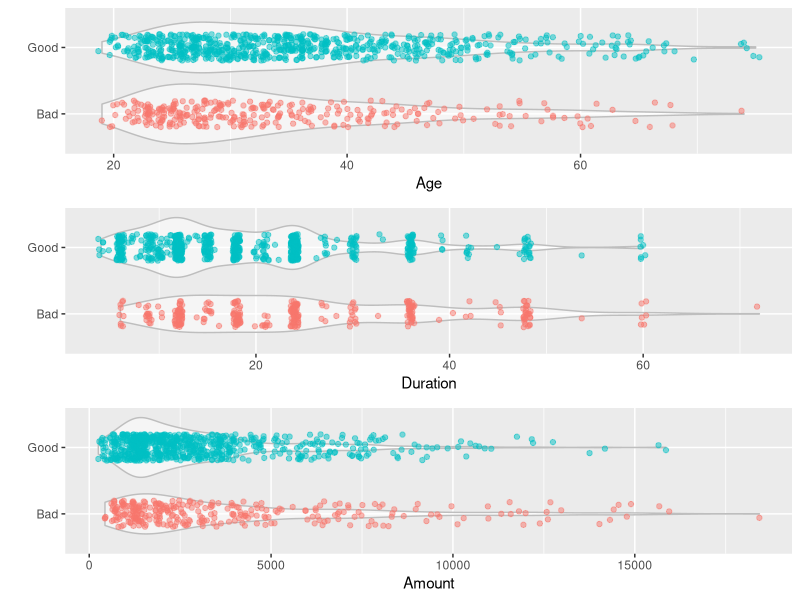
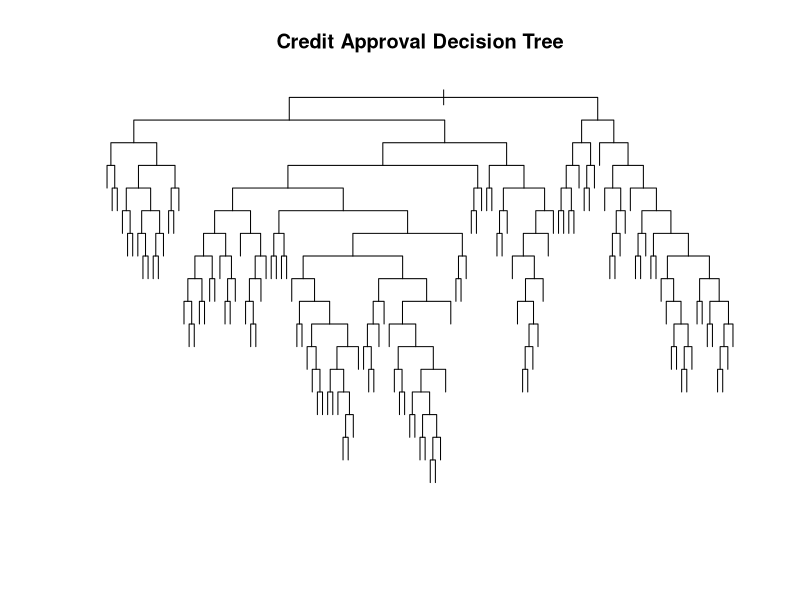
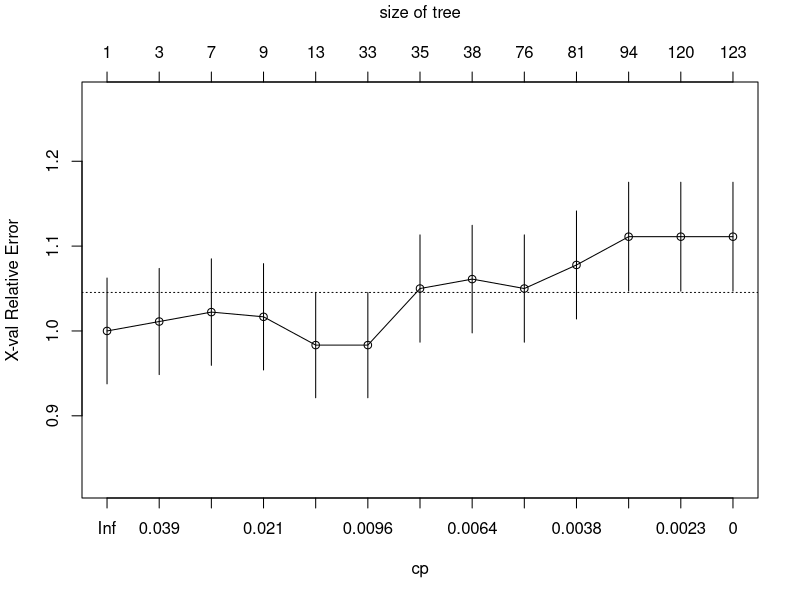
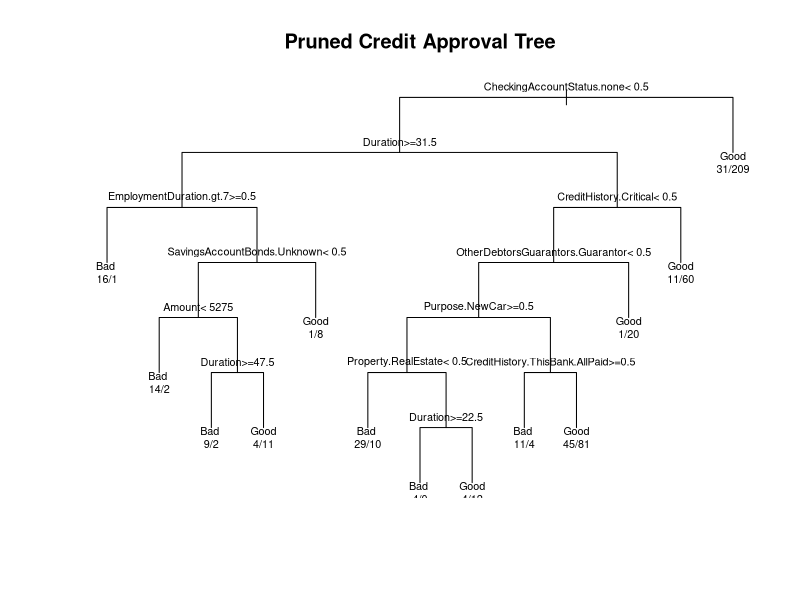
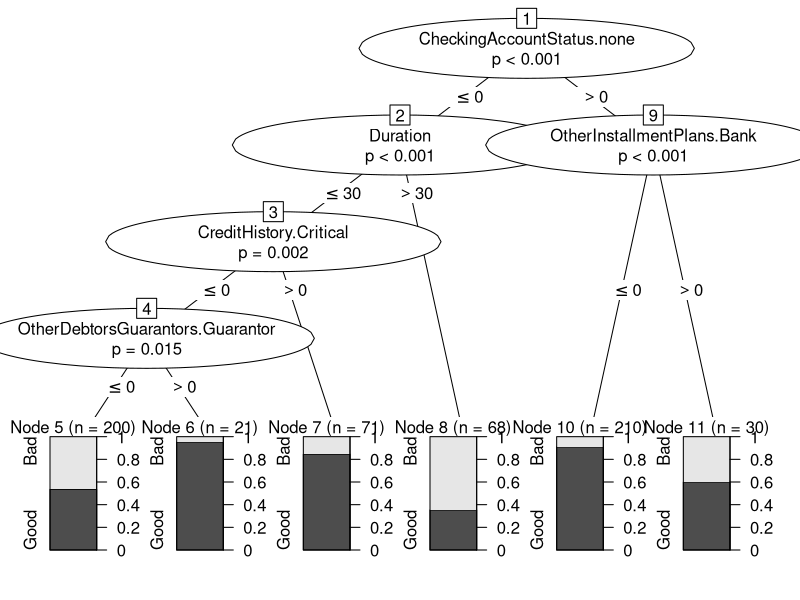

Here is the R script that generated these plots, in order: (Note: this script raises an error after producing the figures.)
## ---- chunk 1
library(caret); data("GermanCredit")
## ---- chunk 2
library(gridExtra)
g1 <- ggplot(GermanCredit, aes(x = Class, y  = Age)) + 
  geom_violin(alpha = 0.5, color = "gray") + 
  geom_jitter(alpha = 0.5, aes(color = Class), position = position_jitter(width = .2)) +
  coord_flip() + 
  labs(x ="")  + 
  theme(legend.position="none")

g2 <- ggplot(GermanCredit, aes(x = Class, y  = Duration)) +
  geom_violin(alpha = 0.5, color = "gray") + 
  geom_jitter(alpha = 0.5, aes(color = Class), position = position_jitter(width = .2)) +
  coord_flip() + 
  labs(x ="") +
  theme(legend.position="none")

g3 <- ggplot(GermanCredit, aes(x = Class, y  = Amount)) + 
  geom_violin(alpha = 0.5, color = "gray") + 
  geom_jitter(alpha = 0.5, aes(color = Class), position = position_jitter(width = .2)) +
  coord_flip() + 
  labs(x ="") +
  theme(legend.position="none")

grid.arrange(g1, g2, g3, nrow = 3)
## ---- chunk 3
inTrain <- createDataPartition(GermanCredit$Class, p = 0.6, list = FALSE)
training <- GermanCredit[inTrain,]
testing <- GermanCredit[-inTrain,]
## ---- chunk 4
set.seed(1223); library(rpart)
rpart.fit <- rpart(Class ~ ., data = training, 
                   method = 'class',
                   minsplit = 0,
                   cp = 0) # grow tree
plot(rpart.fit, uniform = TRUE, main = 'Credit Approval Decision Tree') # plot tree
#text(rpart.fit, cex = .65, use.n = TRUE)

## ---- chunk 5

plotcp(rpart.fit)

pruned.rpart <- rpart::prune(rpart.fit, cp = 
                        rpart.fit$cptable[which.min(rpart.fit$cptable[, "xerror"]), "CP"])

plot(pruned.rpart, uniform = TRUE, main = 'Pruned Credit Approval Tree')
text(pruned.rpart, cex = .65, use.n = TRUE)

confusionMatrix(predict(pruned.rpart, newdata = testing, type = 'class'), testing$Class)
## ---- chunk 6
set.seed(1223); library(party)
cfit <- ctree(Class ~ ., data = training)
plot(cfit, cex = .8)

## ---- chunk 7
library(doParallel) # These three lines of code allow R to use the multiple cores in your
cl<- makeCluster(detectCores()) # CPU processor as parallel processors. This can
registerDoParallel(cl) # greatly reduce the time needed to train such a model

fitControl <- trainControl(method = "repeatedcv",
                           number = 10,
                           repeats = 10)

rf.fit <- train(Class ~ ., data = training,
                 method = "rf",
                 trControl = fitControl)

rf.fit
## ---- chunk 8
